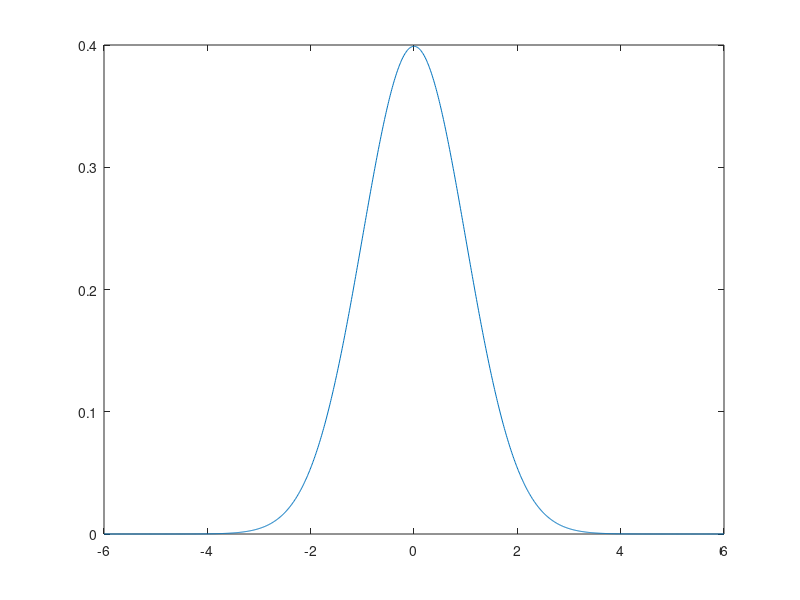

Here is the MATLAB script that generated this plot:
%draw N(0,1) pdf graph
x=[-6:0.01:6];
pf=normpdf(x,0,1);
plot(x,pf);
 
p=99/100;
sigma_t=0.00135;
%let p=1-0.01, 
%and treat sigma_t as a constant which equals to 0.00135
% and then VaR should be:
VaR=-sigma_t*norminv(1-p);
dollar_VaR=1-exp(VaR);
